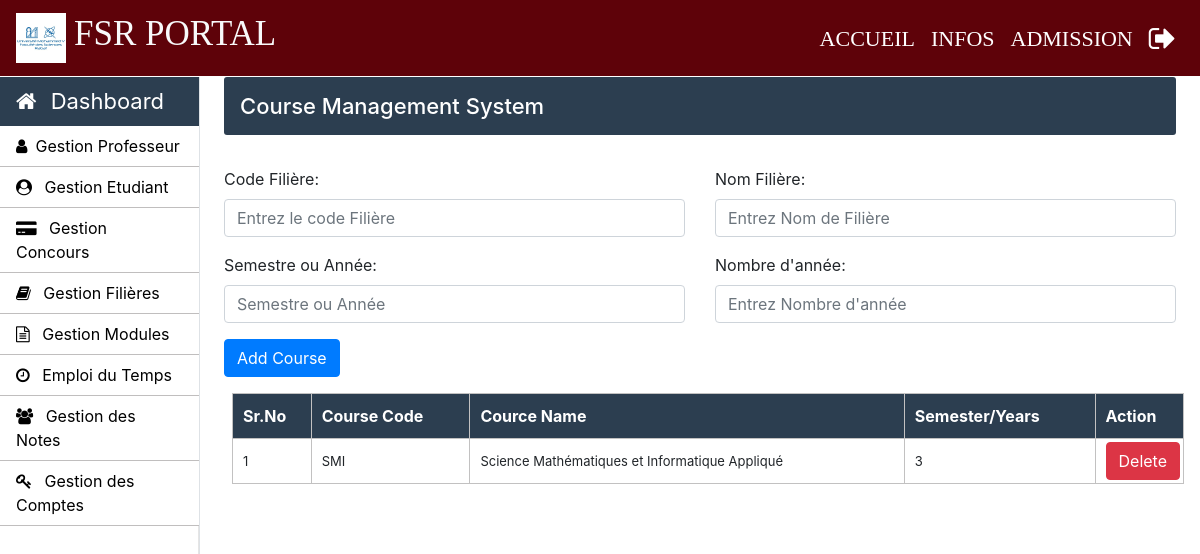
The page /Admin/courses.php (signed in) on the database its author committed.
### tables this page shows
CREATE TABLE `courses` (
  `course_code` varchar(10) NOT NULL,
  `course_name` varchar(100) NOT NULL,
  `semester_or_year` varchar(10) NOT NULL,
  `no_of_year` int(10) NOT NULL
);

### Admin/courses.php (the view, shortened to what this page needs)
<?php
		require_once "../connection/connection.php";
	?>
<!doctype html>
<html lang="en">
	<head>
	</head>
	<body>
		<?php include('../common/common-header.php') ?>
		<?php include('../common/admin-sidebar.php') ?>
		<main role="main" class="col-xl-10 col-lg-9 col-md-8 ml-sm-auto px-md-4 mb-2 w-100">
			<div class="sub-main">
				<div class="bar-margin text-center d-flex flex-wrap flex-md-nowrap pt-3 pb-2 mb-3 text-white admin-dashboard pl-3">
					<h4>Course Management System </h4>
				</div>
				<div class="row">
					<div class="col-md-12">
						<form action="courses.php" method="post">
							<div class="row mt-3">
								<div class="col-md-6">
									<div class="form-group">
										<label for="exampleInputEmail1">Code Filière: </label>
										<input type="text" name="course_code" class="form-control" required placeholder="Entrez le code Filière">
									</div>
								</div>
								<div class="col-md-6">
									<div class="form-group">
										<label for="exampleInputPassword1">Nom Filière:</label>
										<input type="text" name="course_name" class="form-control" required placeholder="Entrez Nom de Filière">
									</div>
								</div>
							</div>
							<div class="row">
								<div class="col-md-6">
									<div class="form-group">
										<label for="exampleInputEmail1">Semestre ou Année:</label>
										<input type="text" name="semester_or_year" class="form-control" required placeholder="Semestre ou Année">
									</div>
								</div>
								<div class="col-md-6">
									<div class="form-group">
										<label for="exampleInputPassword1">Nombre d'année:</label>
										<input type="text" name="no_of_year" class="form-control" required  placeholder="Entrez Nombre d'année">
									</div>
								</div>
							</div>
							<div class="row w-100">
								<div class="col-md-12">
									<input type="submit" name="sub" value="Add Course" class=" btn btn-primary ml-auto">
								</div>
							</div>
						</form>
					</div>
				</div>
				<div class="row">
					<div class="col-md-12 ml-2">
						<section class="mt-3">
							<table class="w-100 table-elements mb-5 table-three-tr" cellpadding="3">
								<tr class="table-tr-head table-three text-white">
									<th>Sr.No</th>
									<th>Course Code</th>
									<th>Cource Name</th>
									<th>Semester/Years</th>
									<th>Action</th>
								</tr>
								<?php
									$sr=1;
									$query="select course_code,course_name,no_of_year from courses";
									$run=mysqli_query($con,$query);
									while($row=mysqli_fetch_array($run)) {
									echo	"<tr>";
									echo	"<td>".$sr++."</td>";
									echo	"<td>".$row['course_code']."</td>";
									echo	"<td>".$row['course_name']."</td>";
									echo	"<td>".$row['no_of_year']."</td>";
									echo	"<td width='20'><a class='btn btn-danger' href=delete-function.php?course_code=".$row['course_code'].">Delete</a></td>";
									echo	"</tr>";
									}
								?>
							</table>
						</section>
					</div>
				</div>
			</div>
		</main>
	</body>
</html>

### Css/style.css (style rules this page uses)
h4 { font-size: 22px; }
.admin-dashboard { margin-top: 1px !important; background: #2c3e50 !important; border-radius: 3px; }
.table-elements tr, td, th { font-size: 13px; border: 1px solid rgb(194, 193, 193); padding-left: 10px !important; }
.table-three { background: #2c3e50 !important; }
.table-tr-head { height: 45px !important; padding: 10px !important; margin-top: 5px !important; }
.table-font-for-transcript td, th { font-size: 16px !important; }

### rows shown on the page
courses: course_code "SMI", course_name "Science Mathématiques et Informatique Appliqué", no_of_year "3"
